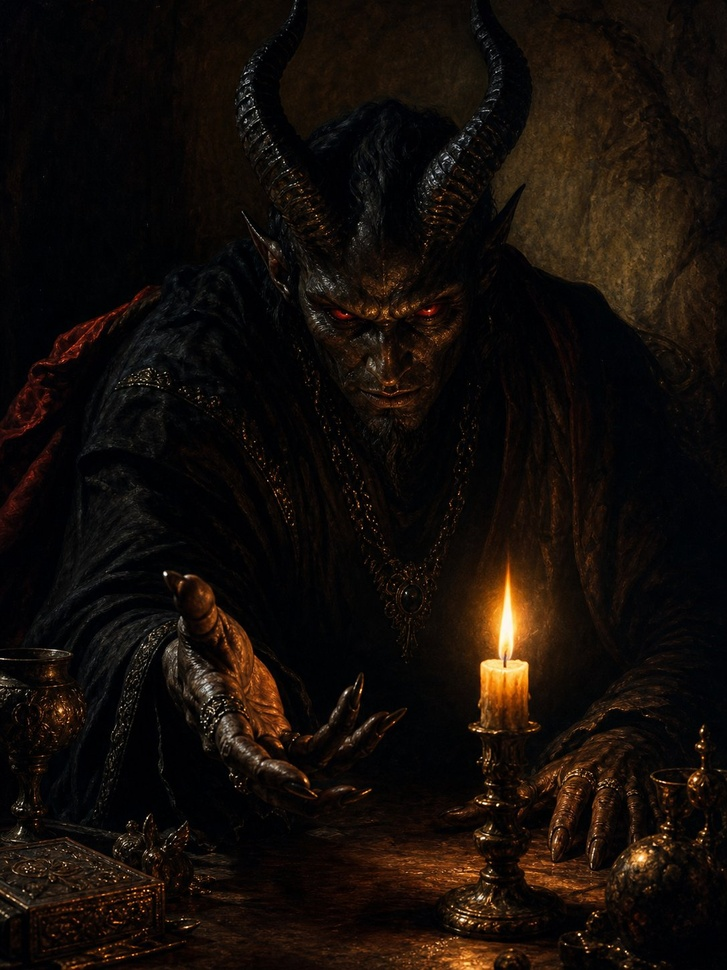
#> input picture demon_death_panik.jpg, 727 x 970 px, shrunk from 1086 x 1448 before the run, found by its file name
$ python render_mati_panik_slides.py
#> lines starting #> are read from the running program, lines starting #| are printed output that depends on the picture
from PIL import Image, ImageDraw, ImageFont

def render_slide_1(bg_path, output_path):
#> called with bg_path = '/home/user/demon_death_panik.jpg', output_path = '/home/user/slide1_mati_panik_iblis.jpg'
    img = Image.open(bg_path).convert("RGBA")
    w, h = img.size
#> w = 727; h = 970

    overlay = Image.new("RGBA", (w, h), (0, 0, 0, 0))
#> overlay: PIL image 727x970 RGBA; every value is 0
    draw = ImageDraw.Draw(overlay)

    font_quote = ImageFont.truetype("/home/user/fonts/Roboto-Bold.ttf", int(h * 0.038))
    font_text = ImageFont.truetype("/home/user/fonts/Roboto-Bold.ttf", int(h * 0.024))

    lines = [
        "Mati Tetap Mati,",
        "Jadi Kenapa Panik?"
    ]

    line_h = int(h * 0.034)
#> line_h = 32
    pad_x = int(w * 0.055)
#> pad_x = 39
    pad_y = int(h * 0.020)
#> pad_y = 19

    max_txt_w = max(draw.textbbox((0, 0), line, font=font_text)[2] - draw.textbbox((0, 0), line, font=font_text)[0] for line in lines)
#> max_txt_w = 217
    box_w = max_txt_w + (pad_x * 2)
#> box_w = 295
    box_h = (len(lines) * line_h) + (pad_y * 2)
#> box_h = 102

    box_x0 = (w - box_w) // 2
#> box_x0 = 216
    box_y0 = int(h * 0.50)
#> box_y0 = 485
    box_x1 = box_x0 + box_w
#> box_x1 = 511
    box_y1 = box_y0 + box_h
#> box_y1 = 587

    draw.rounded_rectangle([box_x0, box_y0, box_x1, box_y1], radius=14, fill=(0, 0, 0, 185))
    draw.text((box_x0 + int(w * 0.03), box_y0 - int(h * 0.022)), "“", font=font_quote, fill=(255, 255, 255, 255))

    start_y = box_y0 + pad_y
#> start_y = 504
    for i, line in enumerate(lines):
        bbox = draw.textbbox((0, 0), line, font=font_text)
        txt_w = bbox[2] - bbox[0]
        x = (w - txt_w) // 2
        y = start_y + i * line_h
        draw.text((x, y), line, font=font_text, fill=(255, 255, 255, 255))
#> this loop made 2 passes
#> (bbox, txt_w, x) on passes 1 to 2: ((0, 5, 183, 27), 183, 272), ((-2, 5, 215, 27), 217, 255)

    res = Image.alpha_composite(img, overlay).convert("RGB")
    res.save(output_path, quality=98)
    print(f"Slide 1 saved: {output_path}")

def render_slide_2(bg_path, output_path):
#> called with bg_path = '/home/user/skeleton_memento_mori.jpg'
    img = Image.open(bg_path).convert("RGBA")
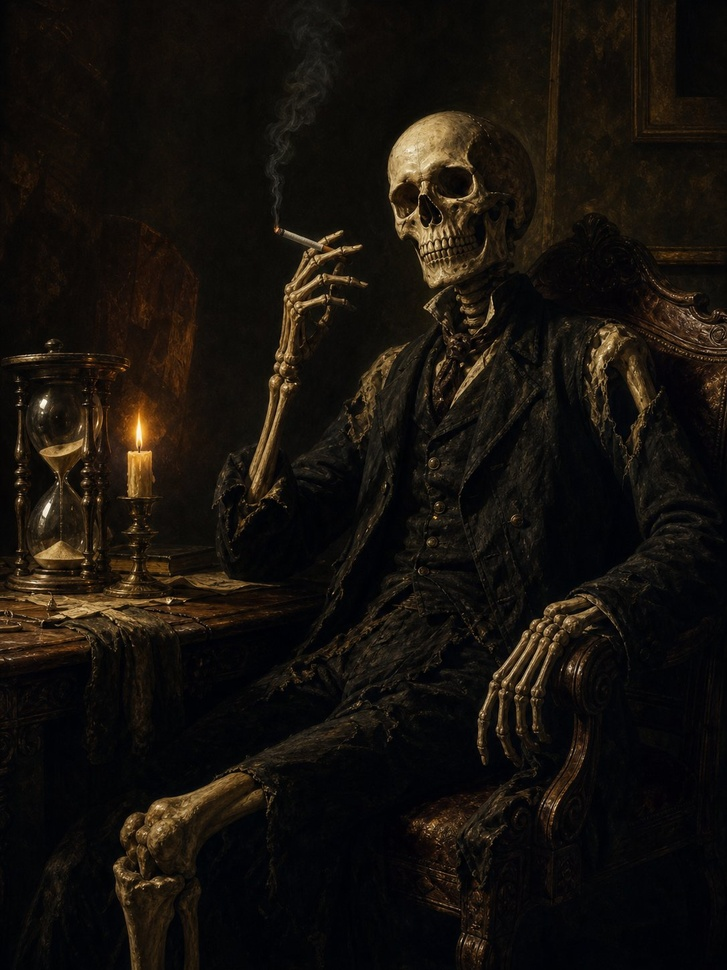
#> input picture skeleton_memento_mori.jpg, 727 x 970 px, shrunk from 1086 x 1448 before the run, found by its file name
    w, h = img.size
#> w = 727; h = 970

    overlay = Image.new("RGBA", (w, h), (0, 0, 0, 0))
    draw = ImageDraw.Draw(overlay)

    font_quote = ImageFont.truetype("/home/user/fonts/Roboto-Bold.ttf", int(h * 0.038))
    font_text = ImageFont.truetype("/home/user/fonts/Roboto-Bold.ttf", int(h * 0.022))

    lines = [
        "Jangan takut akan kematian yang",
        "datang sekali, takutlah jika kamu",
        "tidak pernah benar-benar hidup",
        "sampai saat itu tiba."
    ]

    line_h = int(h * 0.032)
#> line_h = 31
    pad_x = int(w * 0.055)
#> pad_x = 39
    pad_y = int(h * 0.020)
#> pad_y = 19

    max_txt_w = max(draw.textbbox((0, 0), line, font=font_text)[2] - draw.textbbox((0, 0), line, font=font_text)[0] for line in lines)
#> max_txt_w = 355
    box_w = max_txt_w + (pad_x * 2)
#> box_w = 433
    box_h = (len(lines) * line_h) + (pad_y * 2)
#> box_h = 162

    box_x0 = (w - box_w) // 2
#> box_x0 = 147
    box_y0 = int(h * 0.58)
    box_x1 = box_x0 + box_w
#> box_x1 = 580
    box_y1 = box_y0 + box_h

    draw.rounded_rectangle([box_x0, box_y0, box_x1, box_y1], radius=16, fill=(0, 0, 0, 185))
    draw.text((box_x0 + int(w * 0.03), box_y0 - int(h * 0.022)), "“", font=font_quote, fill=(255, 255, 255, 255))

    start_y = box_y0 + pad_y
    for i, line in enumerate(lines):
        x = box_x0 + pad_x
        y = start_y + i * line_h
        draw.text((x, y), line, font=font_text, fill=(255, 255, 255, 255))

    res = Image.alpha_composite(img, overlay).convert("RGB")
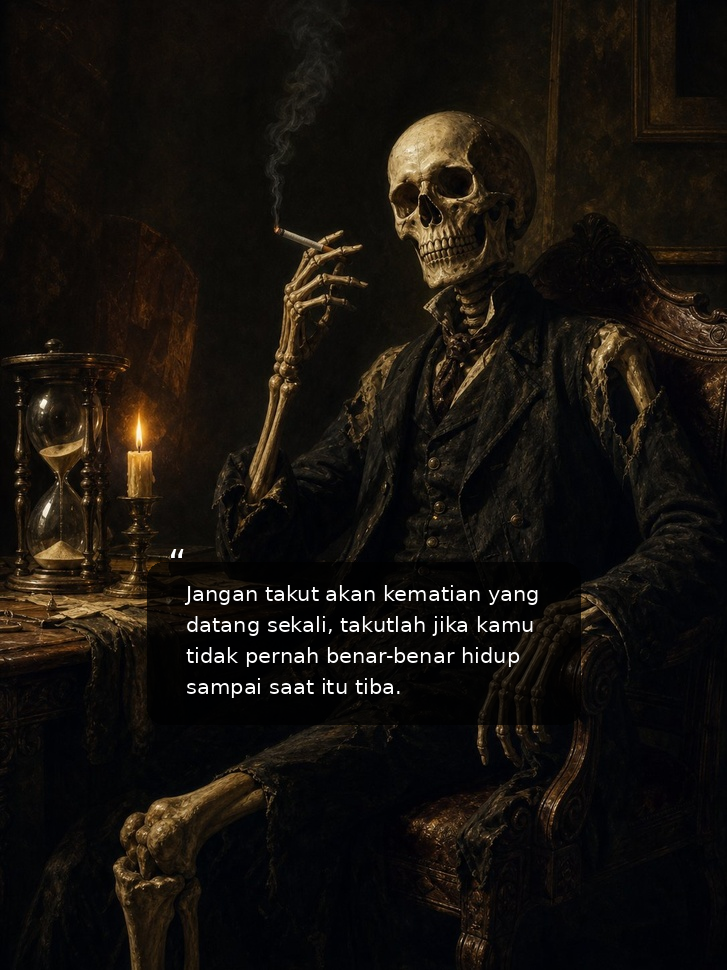
#> res: PIL image 727x970 RGB; mean R, G, B 22.8, 18.3, 13.4
    res.save(output_path, quality=98)
    print(f"Slide 2 saved: {output_path}")

render_slide_1('/home/user/demon_death_panik.jpg', '/home/user/slide1_mati_panik_iblis.jpg')
render_slide_2('/home/user/skeleton_memento_mori.jpg', '/home/user/slide2_mati_panik_tengkorak.jpg')
